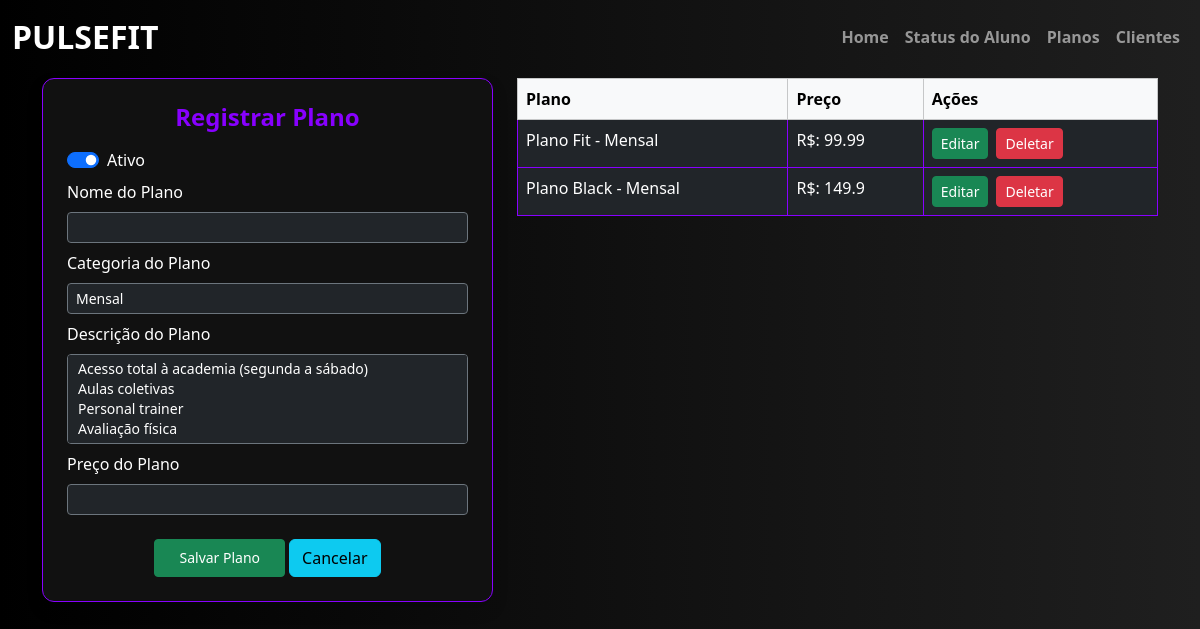
Screenshot of /registrar_plano with the database file from the repository.
### academia/models.py (models this page shows, shortened)
class Plano(db.Model):
    __tablename__ = "plano"
    id = db.Column(db.Integer, primary_key=True)
    ativo = db.Column(db.Boolean, default=True, nullable=False)
    dtcadastro = db.Column(db.DateTime, default=datetime.utcnow, nullable=False)
    plano = db.Column(db.String(50), nullable=False)
    preco = db.Column(db.Float, nullable=False)
    categoria = db.Column(db.String(20), nullable=False)
    descricao = db.Column(db.Text, nullable=False)

### academia/routes.py (the view, shortened to what this page needs)
@app.route("/registrar_plano", methods=['GET', 'POST'])
def page_registrar_plano():
    form_plano = CadastroPlano()
    if request.method == "GET":
        planos = Plano.query.all()
        return render_template("registrar_plano.html", form_plano=form_plano, planos=planos)

### academia/forms.py
class CadastroPlano(FlaskForm):
    ativo = BooleanField(label="Ativo", default=True)
    plano = StringField(label="Nome do Plano", validators=[DataRequired()])
    preco = DecimalField(label="Preço do Plano", validators=[DataRequired()])
    categoria = SelectField(label="Categoria do Plano",
        choices=[
            ("Mensal", "Mensal"),
            ("Trimestral", "Trimestral"),
            ("Semestral", "Semestral"),
            ("Anual", "Anual"),
        ], validators=[DataRequired()]
    )
    descricao = SelectMultipleField(label="Descrição do Plano",
        choices=[
            ("Acesso total à academia (segunda a sábado)", "Acesso total à academia (segunda a sábado)"),
            ("Aulas coletivas", "Aulas coletivas"),
            ("Personal trainer", "Personal trainer"),
            ("Avaliação física", "Avaliação física"),
            ("Camiseta Pulse Fit", "Camiseta Pulse Fit"),
        ], validators=[DataRequired()]
    )
    submit = SubmitField("Salvar Plano")

### academia/templates/registrar_plano.html (shortened to what this page needs)
{% extends 'base.html' %}
{% block conteudo %}
<body style="background: linear-gradient(to right, #000000, #1f1f1f); font-family: 'Segoe UI', sans-serif; color: white;">
    <div class="container py-1">
        <div class="row justify-content-center align-items-start g-4">
            <div class="col-lg-5 col-md-6">
                <div class="p-4 shadow" style="background-color: #111; border-radius: 12px; border: 1px solid #8800ff;">
                    <h4 class="text-center mb-3 fw-bold" style="color: #8800ff;">
                        {% if plano_atual %}
                            Editar Plano
                        {% else %}
                            Registrar Plano
                        {% endif %}
                    </h4>
                    <form method="POST">
                        <div class="form-check form-switch mb-2">
                            {{ form_plano.ativo(class="form-check-input") }}
                            <label class="form-check-label">{{ form_plano.ativo.label.text }}</label>
                        </div>
                        <div class="mb-2">
                            <label class="form-label">{{ form_plano.plano.label.text }}</label>
                            {{ form_plano.plano(class="form-control form-control-sm bg-dark text-white border-secondary") }}
                        </div>
                        <div class="mb-2">
                            <label class="form-label">{{ form_plano.categoria.label.text }}</label>
                            {{ form_plano.categoria(class="form-control form-control-sm bg-dark text-white border-secondary") }}
                        </div>
                        <div class="mb-2">
                            <label class="form-label">{{ form_plano.descricao.label.text }}</label>
                            {{ form_plano.descricao(class="form-control form-control-sm bg-dark text-white border-secondary", rows=2) }}
                        </div>
                        <div class="mb-3">
                            <label class="form-label">{{ form_plano.preco.label.text }}</label>
                            {{ form_plano.preco(class="form-control form-control-sm bg-dark text-white border-secondary decimal-field") }}
                        </div>
                        <div class="row mt-4">
                            <div class="col text-center">
                                <div class="d-flex justify-content-center gap-1">
                                    {{ form_plano.submit(class="btn btn-success btn-sm px-4") }}
                                    <a href="{{ url_for('page_registrar_plano') }}" class="btn btn-info">Cancelar</a>
                                </div>
                            </div>
                        </div>
                    </form>
                </div>
            </div>
            <div class="col-lg-7 col-md-6">
                <div class="table-responsive" style="max-height: 76vh;">
                    <table class="table table-dark table-hover table-bordered mb-0" style="background-color: #111; border-radius: 12px; border: 1px solid #8800ff;">
                        <thead class="table-light text-dark">
                            <tr>
                                <th>Plano</th>
                                <th>Preço</th>
                                <th>Ações</th>
                            </tr>
                        </thead>
                        <tbody>
                            {% for plano in planos %}
                                <tr>
                                    <td>{{ plano.plano }} - {{ plano.categoria }}</td>
                                    <td>R$: {{ plano.preco }}</td>
                                    <td>
                                        <div class="d-flex gap-2">
                                            <form method="GET" action="{{ url_for('editar_plano', plano_id=plano.id) }}">
                                                <button class="btn btn-success btn-sm" type="submit">Editar</button>
                                            </form>
                                            <form method="POST" action="{{ url_for('deletar_plano') }}">
                                                <button class="btn btn-danger btn-sm" type="submit">Deletar</button>
                                            </form>
                                        </div>
                                    </td>
                                </tr>
                            {% endfor %}
                        </tbody>
                    </table>
                </div>
            </div>
        </div>
    </div>
</body>
{% endblock %}

### rows the page displays
Plano: plano "Plano Fit", categoria "Mensal", preco "99.99"
Plano: plano "Plano Black", categoria "Mensal", preco "149.9"
